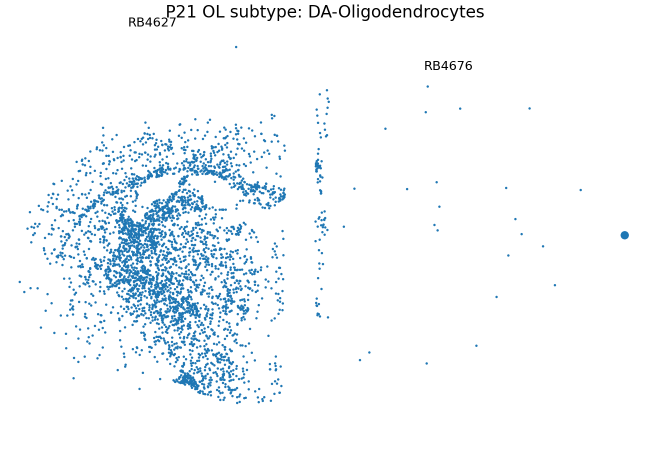
#> input picture legacy/results/figures/OL_subtypes_p21/P21_OL_DA-Oligodendrocytes.png, 1300 x 900 px (shown at 1/2 size); its folder holds only this picture in this run
$ jupyter execute '33-make-gif-compartment copy.ipynb'
#> lines starting #> are read from the running program, lines starting #| are printed output that depends on the picture
[cell 1]
import os, re, numpy as np
from PIL import Image
import imageio.v3 as iio

def natural_key(s):
    m = re.search(r'(\d+)', os.path.basename(s))
    return int(m.group(1)) if m else s

def load_and_pad(paths, bg="white", scale=0.5):
#> called with bg = 'white', scale = 0.4
    imgs, sizes = [], []
    for p in paths:
        im = Image.open(p).convert("RGB")
        # ↓ downscale early for smaller memory footprint
        if scale != 1.0:
            w, h = im.size
#> w = 1300; h = 900
            im = im.resize((int(w * scale), int(h * scale)), Image.Resampling.LANCZOS)
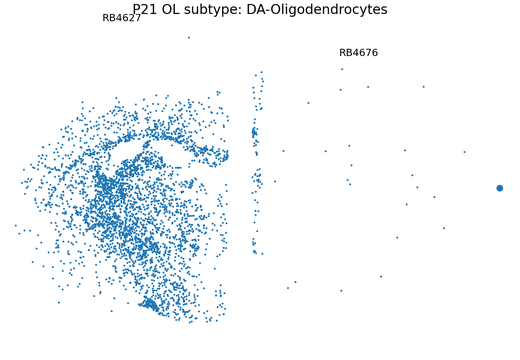
#> im: PIL image 520x360 RGB; mean R, G, B 243.2, 247.3, 250.2
        imgs.append(im)
        sizes.append(im.size)

    max_w = max(w for w, h in sizes)
#> max_w = 520
    max_h = max(h for w, h in sizes)
#> max_h = 360

    padded = []
    for im in imgs:
        w, h = im.size
        canvas = Image.new("RGB", (max_w, max_h), color=bg)
        canvas.paste(im, ((max_w - w)//2, (max_h - h)//2))
        padded.append(np.asarray(canvas))
#> this loop made 1 pass
#> (w, h) on pass 1: (520, 360)
#> after the loop, padded = 1 item
    return padded

# === CONFIG ===
img_dir  = "../results/figures/OL_subtypes_p21"
gif_path = os.path.join(img_dir, "OL_subtypes.gif")

files = [os.path.join(img_dir, f) for f in os.listdir(img_dir) if f.endswith(".png")]
files = [f for f in files if os.path.getsize(f) > 1024]
#files = sorted(files, key=lambda x: int(re.search(r'RBD(\d+)', x).group(1)))
files = sorted(files)
if not files:
    raise RuntimeError(f"No PNGs found in {img_dir}")

# ↓ make it smaller and faster
frames = load_and_pad(files, bg="white", scale=0.4)
#> frames = 1 item

# ↓ lower resolution, faster playback (200–400 ms per frame)
iio.imwrite(
    gif_path,
    frames,
    duration=900,   # ms per frame
    loop=0,         # infinite loop
    palettesize=64, # smaller color palette → smaller file
)

print(f"✅ Saved {len(frames)} frames to {gif_path}")
#| ✅ Saved 1 frames to ../results/figures/OL_subtypes_p21/OL_subtypes.gif


$ run again, on legacy/results/figures/OL_subtypes_p21/P21_OL_Immature Oligodendrocytes IV.png
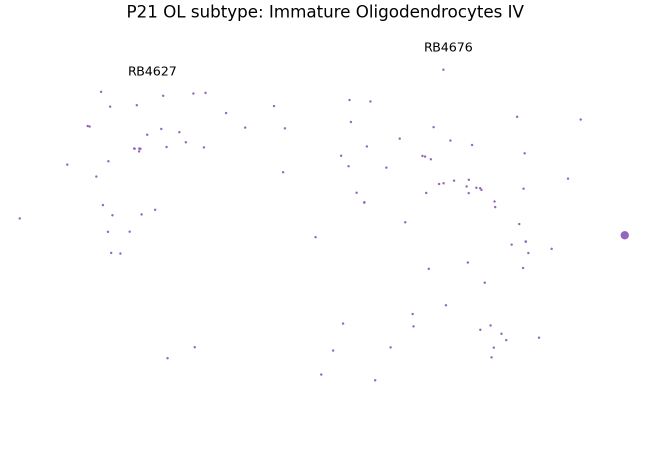
#> input picture legacy/results/figures/OL_subtypes_p21/P21_OL_Immature Oligodendrocytes IV.png, 1300 x 900 px (shown at 1/2 size)
#> in load_and_pad, `im = im.resize((int(w * scale), int(h * scale)), Image.Resampling.LANC..`:
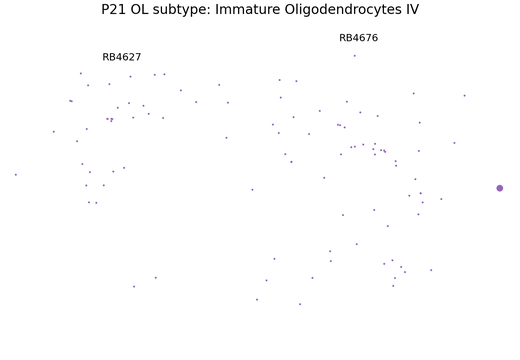
#> im: PIL image 520x360 RGB; mean R, G, B 253.3, 253.2, 253.4
#> the loop in load_and_pad, `for im in imgs:` made 1 pass
#> (w, h) on pass 1: (520, 360)
#> after the loop in load_and_pad, `for im in imgs:`: padded = 1 item
#| ✅ Saved 1 frames to ../results/figures/OL_subtypes_p21/OL_subtypes.gif

$ run again, on legacy/results/figures/OL_subtypes_p21/P21_OL_Oligodendrocytes.png
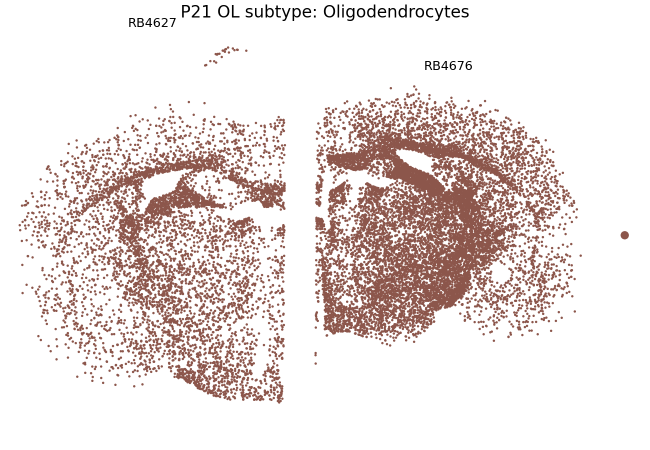
#> input picture legacy/results/figures/OL_subtypes_p21/P21_OL_Oligodendrocytes.png, 1300 x 900 px (shown at 1/2 size)
#> in load_and_pad, `im = im.resize((int(w * scale), int(h * scale)), Image.Resampling.LANC..`:
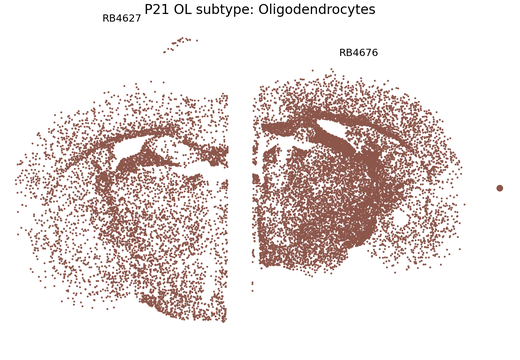
#> im: PIL image 520x360 RGB; mean R, G, B 233.2, 223.6, 221.6
#> the loop in load_and_pad, `for im in imgs:` made 1 pass
#> (w, h) on pass 1: (520, 360)
#> after the loop in load_and_pad, `for im in imgs:`: padded = 1 item
#| ✅ Saved 1 frames to ../results/figures/OL_subtypes_p21/OL_subtypes.gif

$ run again, on legacy/results/figures/OL_subtypes_p21/P21_OL_Immature Oligodendrocytes I.png
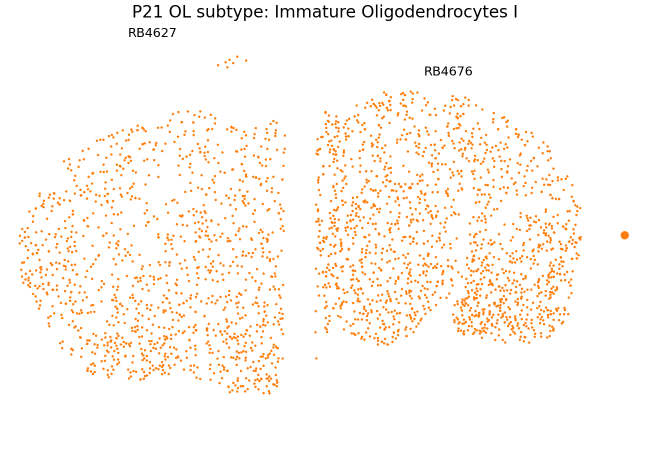
#> input picture legacy/results/figures/OL_subtypes_p21/P21_OL_Immature Oligodendrocytes I.png, 1300 x 900 px (shown at 1/2 size)
#> in load_and_pad, `im = im.resize((int(w * scale), int(h * scale)), Image.Resampling.LANC..`:
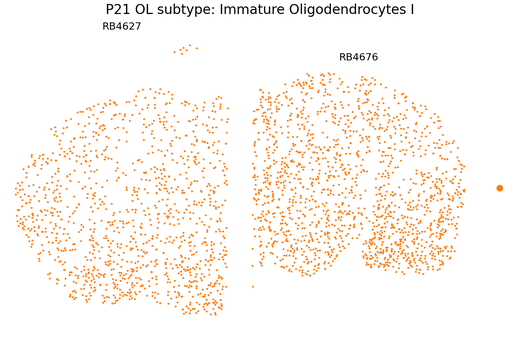
#> im: PIL image 520x360 RGB; mean R, G, B 253.5, 247.8, 242.9
#> the loop in load_and_pad, `for im in imgs:` made 1 pass
#> (w, h) on pass 1: (520, 360)
#> after the loop in load_and_pad, `for im in imgs:`: padded = 1 item
#| ✅ Saved 1 frames to ../results/figures/OL_subtypes_p21/OL_subtypes.gif
